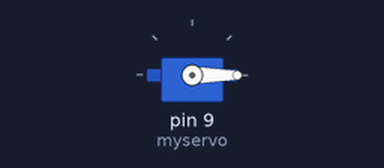
Recording of a sketch running on a simulated Arduino Uno, built with avr-gcc and run on an emulated ATmega328P. On the bench: servo.

Above: at 0.05 s.
At 3.75 s:
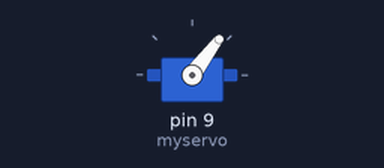
At 7.55 s:
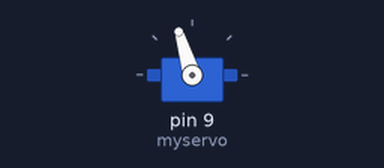
At 15.15 s:
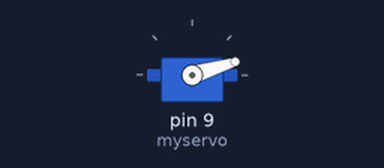
Timing chart, 0 to 20.0 s (numbered marks = the images above):
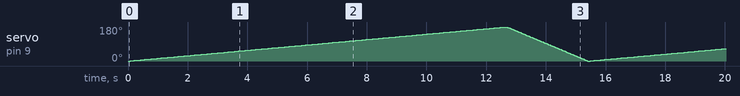

The sketch:

Fan.ino
```cpp
#include <Servo.h>

Servo myservo;


int pos = 0;

void setup() {
  myservo.attach(9);  }

void loop() {
  for (pos = 0; pos <= 180; pos += 1) {
    myservo.write(pos);
    delay(70);
  }
  for (pos = 180; pos >= 0; pos -= 1) {
    myservo.write(pos);
    delay(15);
  }
}
```
